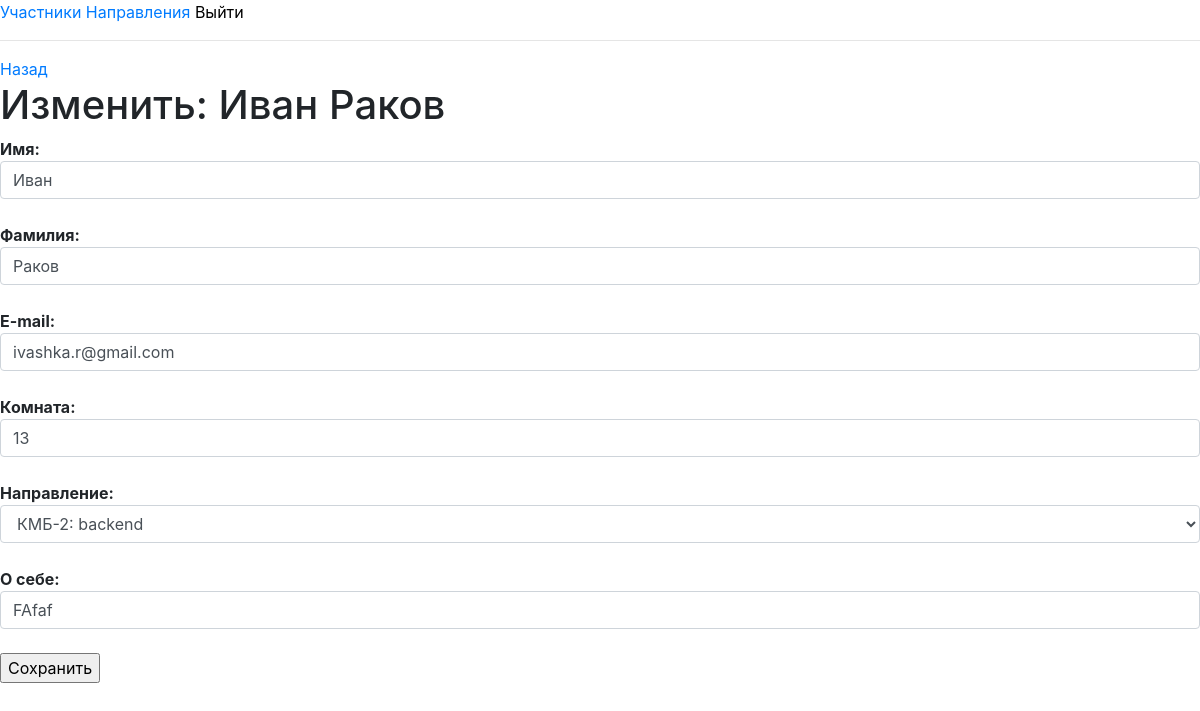
/edit?id=1 (signed in), run on the app's committed database.
### crm/models.py (models this page shows, shortened)
class Student(models.Model):
    name = models.CharField(max_length=30, null=True)
    surname = models.CharField(max_length=30, null=True)
    room = models.IntegerField(null=True)
    email = models.EmailField(null=True)
    about = models.TextField(max_length=255, null=True)
    course = models.ForeignKey(Course, on_delete=models.SET_NULL, null=True)\

class Course(models.Model):
    name = models.CharField(max_length=255)
    teacher = models.CharField(max_length=100)
    about = models.TextField(max_length=255, null=True)

### crm/views.py (the view, shortened to what this page needs)
# urls.py: path('edit', edit),
def edit(request):
    if not request.user.is_authenticated:
        return redirect('/login')
    if request.method == 'GET':
        id = request.GET.get('id')
        courses = Course.objects.all()
        student = Student.objects.get(pk=id)
        return render(request, 'edit.html', {'student': student, 'courses': courses})

### crm/templates/edit.html (shortened to what this page needs)
{% extends 'base.html' %}
{% block content %}
<head>
    <link rel="stylesheet" href="https://stackpath.bootstrapcdn.com/bootstrap/4.3.1/css/bootstrap.min.css">
</head>
<a href="/student?id={{ student.id }}">Назад</a>
<h1>Изменить: {{ student.name }} {{ student.surname }}</h1>
<form action="/edit?id={{ student.id }}" method="post">
    <strong>Имя: </strong> <input class="form-control" type="text" name="name" value="{{ student.name }}"/><br>
    <strong>Фамилия: </strong> <input class="form-control" type="text" name="surname" value="{{ student.surname }}"/><br>
    <strong>E-mail: </strong> <input class="form-control" type="email" name="email" value="{{ student.email }}"/><br>
    <strong>Комната: </strong> <input class="form-control" type="text" name="room" value="{{ student.room }}"/><br>
    <strong>Направление: </strong>
    <select class="form-control" name="course_id">
        {% for course in courses %}
            <option value="{{ course.id }}" {% if course == student.course %}selected{% endif %}>{{ course.name }}</option>
        {% endfor %}
    </select><br>
    <strong>О себе: </strong> <input class="form-control" type="text" name="about" value="{{ student.about }}"/><br>
    <input type="submit" value="Сохранить">
</form>
{% endblock %}

### data on the page
Student: name "Иван", surname "Раков", email "ivashka.r@gmail.com", room "13", course_id "КМБ-2: backend", about "FAfaf"
